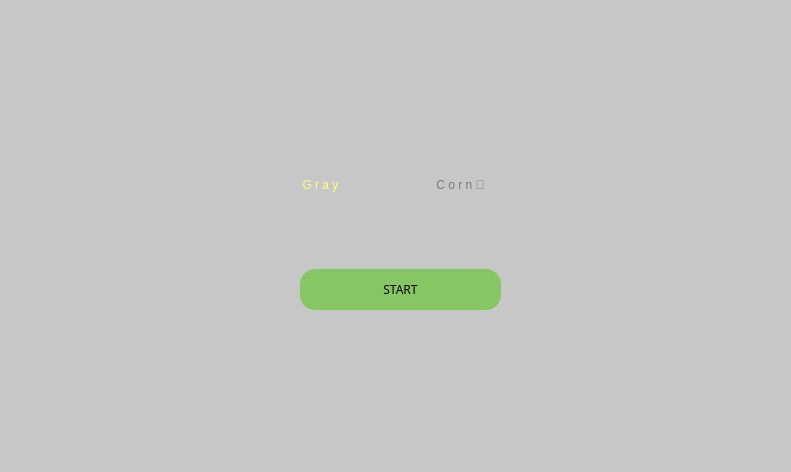
<?xml version="1.0" encoding="UTF-8"?>
<ui version="4.0">
 <class>MainWindow</class>
 <widget class="QMainWindow" name="MainWindow">
  <property name="geometry">
   <rect>
    <x>0</x>
    <y>0</y>
    <width>791</width>
    <height>472</height>
   </rect>
  </property>
  <property name="maximumSize">
   <size>
    <width>801</width>
    <height>527</height>
   </size>
  </property>
  <property name="windowTitle">
   <string>MainWindow</string>
  </property>
  <property name="styleSheet">
   <string notr="true">background-color:rgb(199, 199, 199);</string>
  </property>
  <widget class="QWidget" name="centralwidget">
   <widget class="QPushButton" name="Find_Store_Btn">
    <property name="geometry">
     <rect>
      <x>300</x>
      <y>269</y>
      <width>201</width>
      <height>41</height>
     </rect>
    </property>
    <property name="font">
     <font>
      <family>나눔고딕 ExtraBold</family>
      <pointsize>9</pointsize>
      <weight>9</weight>
      <italic>false</italic>
      <bold>false</bold>
     </font>
    </property>
    <property name="styleSheet">
     <string notr="true">
font: 10pt &quot;Consolas&quot;;
font: 75 9pt &quot;나눔고딕 ExtraBold&quot;;
color:black;
	background-color:  rgb(134, 199, 99);
	border-radius: 15px;</string>
    </property>
    <property name="text">
     <string>START</string>
    </property>
   </widget>
   <widget class="QLabel" name="label_9">
    <property name="geometry">
     <rect>
      <x>260</x>
      <y>159</y>
      <width>121</width>
      <height>51</height>
     </rect>
    </property>
    <property name="styleSheet">
     <string notr="true">
font: 10pt &quot;Consolas&quot;;
font: 75 20pt &quot;나눔고딕 ExtraBold&quot;;
color: rgb(255, 255, 127);
	background-color: rgb(199,199,199);
	border-radius: 15px;</string>
    </property>
    <property name="text">
     <string>G r a y</string>
    </property>
    <property name="alignment">
     <set>Qt::AlignCenter</set>
    </property>
   </widget>
   <widget class="QLabel" name="label_10">
    <property name="geometry">
     <rect>
      <x>380</x>
      <y>159</y>
      <width>161</width>
      <height>51</height>
     </rect>
    </property>
    <property name="styleSheet">
     <string notr="true">
font: 10pt &quot;Consolas&quot;;
font: 75 20pt &quot;나눔고딕 ExtraBold&quot;;
color: rgb(121, 121, 121);
	background-color: rgb(199,199,199);
	border-radius: 15px;</string>
    </property>
    <property name="text">
     <string>C o r n 🌽</string>
    </property>
    <property name="alignment">
     <set>Qt::AlignCenter</set>
    </property>
   </widget>
  </widget>
  <widget class="QMenuBar" name="menubar">
   <property name="geometry">
    <rect>
     <x>0</x>
     <y>0</y>
     <width>791</width>
     <height>26</height>
    </rect>
   </property>
  </widget>
  <widget class="QStatusBar" name="statusbar"/>
 </widget>
 <resources/>
 <connections/>
</ui>
